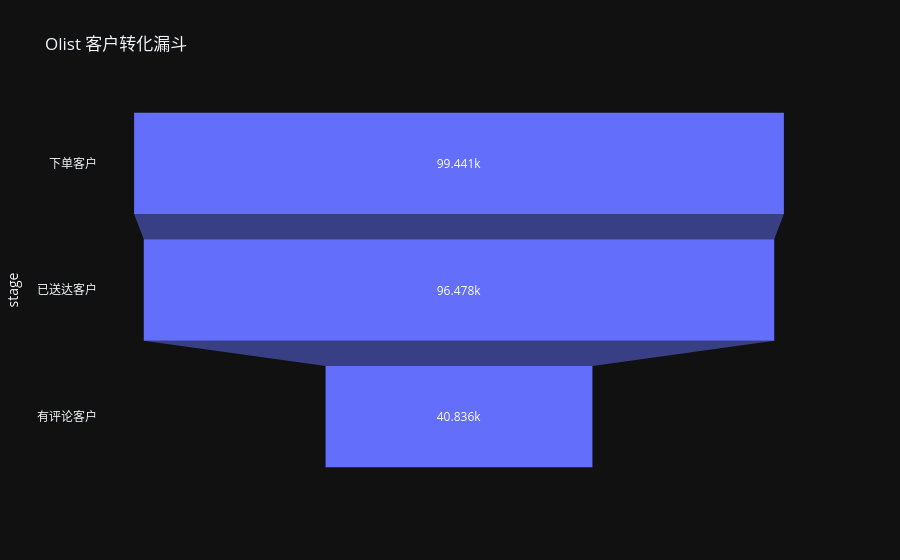

Source (notebook cell):
### Code cell
print("===== 客户行为漏斗 =====")
print(funnel)

# 画漏斗图
fig = px.funnel(funnel, x='cnt', y='stage', title='Olist 客户转化漏斗')
fig.show()

### Figure 1 — Plotly figure (JSON) as saved in the notebook; plotly's stock layout.template omitted (floating-point values rounded to 4 significant figures)
{"data": [{"hovertemplate": "cnt=%{x}<br>stage=%{y}<extra></extra>", "legendgroup": "", "marker": {"color": "#636efa"}, "name": "", "orientation": "h", "showlegend": false, "x": [99441, 96478, 40836], "xaxis": "x", "y": ["下单客户", "已送达客户", "有评论客户"], "yaxis": "y", "type": "funnel"}], "layout": {"xaxis": {"anchor": "y", "domain": [0.0, 1.0], "title": {"text": "cnt"}}, "yaxis": {"anchor": "x", "domain": [0.0, 1.0], "title": {"text": "stage"}}, "legend": {"tracegroupgap": 0}, "title": {"text": "Olist 客户转化漏斗"}}}
